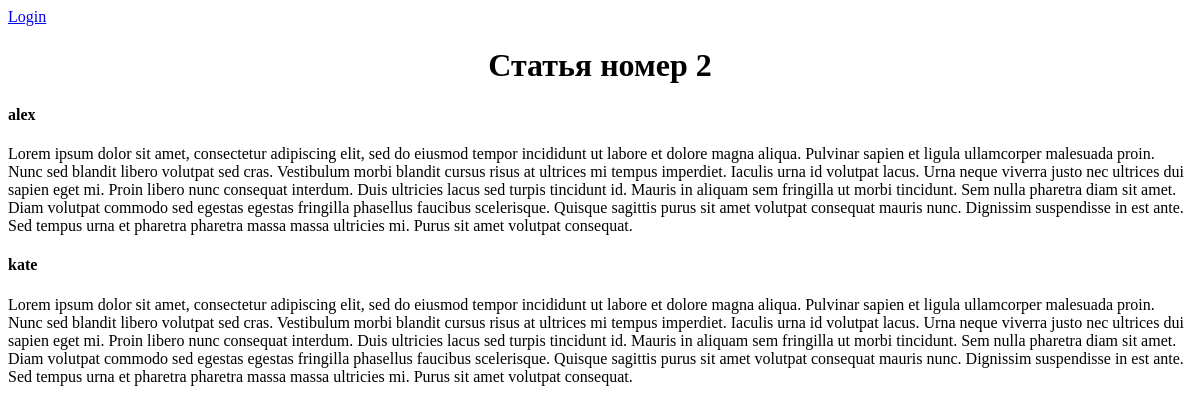
Before: /article/2/ with the older database file.
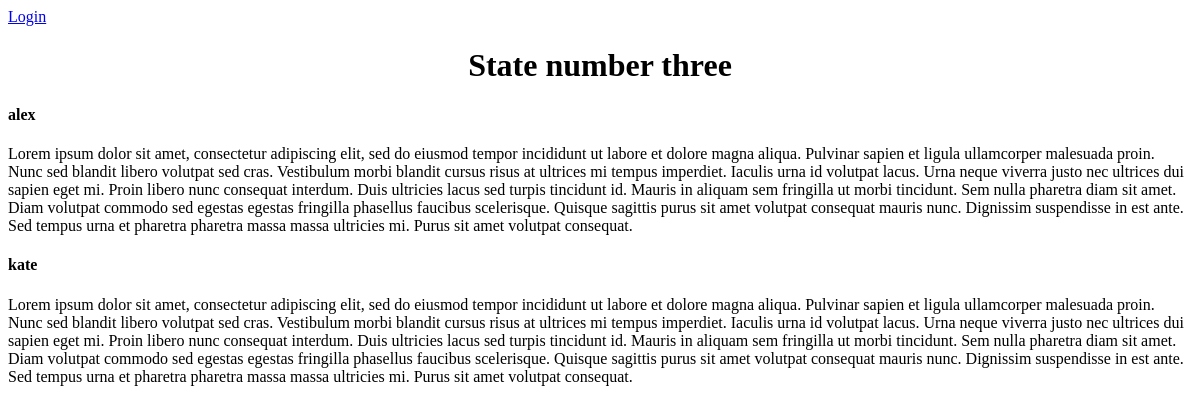
After: the same page with the newer database file.
### article/models.py (models this page shows, shortened)
class Article(models.Model):
    header = models.CharField(max_length=100, verbose_name='заголовок')
    text = models.TextField(max_length=5000, verbose_name='контент')
    slug = models.SlugField(verbose_name='ЧПУ', blank=True, null=True, unique=True)

### article/views.py (the view)
# urls.py: path('<int:article_id>/', views.detail, name='detail'),
def detail(request, article_id):
    article = get_object_or_404(Article, pk=article_id)
    com = Comments.objects.filter(name_art_id=article)
    context = {
        'article': article,
        'com': com
    }
    return render(request, 'article/detail.html', context)

### article/templates/article/detail.html (shortened to what this page needs)
{% extends 'article/base.html' %}
{% block body %}
<h1 align="center">{{ article.header }}</h1>
{% for c in com %}
<h4>{{ c.author }}</h4>
<p>{{ c.text }}</p>
{% endfor %}
{% endblock %}

Changed rows visible on the page:
changed Article: header "Статья номер 2" → "State number three"
